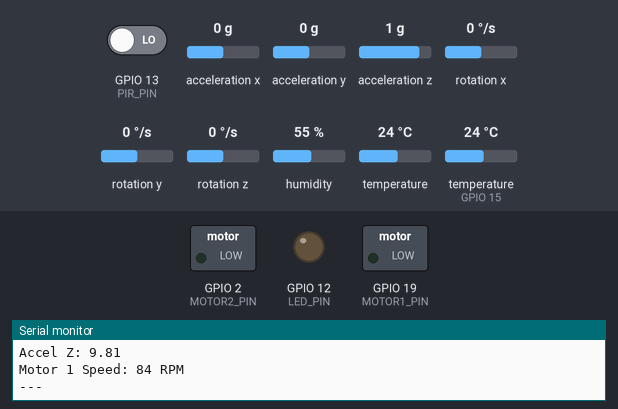
A sketch run on a simulated ESP32. On the bench: switched loads named in the sketch (green lamp = pin HIGH), output pins drawn as LEDs (lit = HIGH), the last lines printed to the serial monitor. The inputs (shaded band) are chosen by the test bench; at power-on: GPIO 13 (PIR_PIN) LOW, temperature (sensor on GPIO 15) 24 °C, acceleration x 0 g, acceleration y 0 g, acceleration z 1 g, rotation x 0 °/s, rotation y 0 °/s, rotation z 0 °/s, humidity 55 %, temperature 24 °C. WiFi joins after 1.5 s; servers stay silent unless stated; web services answer with replies made up by the test bench.

Above: at 3.2 s.
3.3 s: GPIO 13 (PIR_PIN) driven HIGH
At 3.9 s:
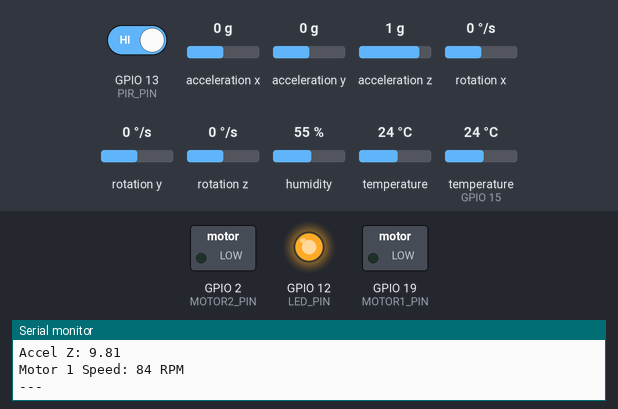
4.8 s: temperature (sensor on GPIO 15) set to 41 °C
Timing chart, 0 to 7.8 s (numbered marks = the images above; inputs shaded):
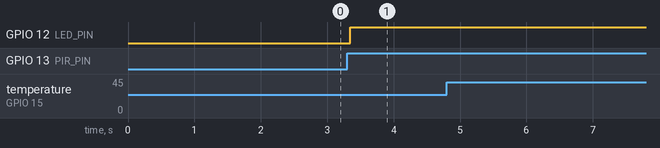

The sketch:

sketch.ino
```cpp
#include <WiFi.h>
#include <HTTPClient.h>
#include <Wire.h>
#include <Adafruit_MPU6050.h>
#include <Adafruit_Sensor.h>
#include "DHTesp.h"
#include <Stepper.h> // Stepper motor library
#include <Arduino.h>

#define MOTOR1_PIN 19
#define MOTOR2_PIN 2

// WiFi Credentials
const char* ssid = "Wokwi-GUEST";
const char* password = "";

// ThingSpeak API
const char* server = "http://api.thingspeak.com/update";
const char* apiKey = "LHZXRY1ELQVI0XGX"; // Replace with your ThingSpeak Write API Key

// DHT22 Sensor
const int DHT_PIN = 15; // Data pin connected to GPIO 15
DHTesp dhtSensor;

// MPU6050
Adafruit_MPU6050 mpu;

// PIR Sensor
const int PIR_PIN = 13;
const int LED_PIN = 12; // LED connected to GPIO 12

// Stepper Motors
const int stepsPerRevolution = 200;
Stepper stepper1(stepsPerRevolution, 18, 19, 21, 22); // Motor 1 pins
Stepper stepper2(stepsPerRevolution, 13, 12, 14, 27); // Motor 2 pins
int delaySpeed = 10;

void Task1(void *pvParameters) {
  while (true) {
    Serial.println("Task 1 running on Core: " + String(xPortGetCoreID()));
    // Read data from PIR sensor
  int motion = digitalRead(PIR_PIN);

  // Read data from MPU6050
  sensors_event_t accel, gyro, temp;
  mpu.getEvent(&accel, &gyro, &temp);

  // Control LED based on motion
  if (motion == HIGH) {
    digitalWrite(LED_PIN, HIGH); // Turn LED on
  } else {
    digitalWrite(LED_PIN, LOW); // Turn LED off
  }
  TempAndHumidity dhtData = dhtSensor.getTempAndHumidity();
  float temperature = dhtData.temperature;
  float humidity = dhtData.humidity;


  // Log sensor readings to the Serial Monitor
  Serial.println("Temperature: " + String(temperature) + "°C");
  Serial.println("Humidity: " + String(humidity) + "%");
  Serial.println("Motion: " + String(motion));
  Serial.println("Accel X: " + String(accel.acceleration.x));
  Serial.println("Accel Y: " + String(accel.acceleration.y));
  Serial.println("Accel Z: " + String(accel.acceleration.z));
  Serial.println("Motor 1 Speed: " + String(100-delaySpeed) + " RPM");

  Serial.println("---");

  // Send data to ThingSpeak
  if (WiFi.status() == WL_CONNECTED) {
    HTTPClient http;
    String url = String(server) + "?api_key=" + apiKey +
                 "&field1=" + String(temperature) +         // Field 1: Temperature
                 "&field2=" + String(humidity) +            // Field 2: Humidity
                 "&field3=" + String(motion) +              // Field 3: Motion detected
                 "&field4=" + String(accel.acceleration.x) + // Field 4: Acceleration X
                 "&field5=" + String(accel.acceleration.y) + // Field 5: Acceleration Y
                 "&field6=" + String(accel.acceleration.z);  // Field 6: Acceleration Z

    http.begin(url);
    int httpResponseCode = http.GET();

    if (httpResponseCode > 0) {
      Serial.print("ThingSpeak Response: ");
      Serial.println(httpResponseCode);
    } else {
      Serial.print("Error sending data to ThingSpeak: ");
      Serial.println(http.errorToString(httpResponseCode));
    }
    http.end();
  } else {
    Serial.println("WiFi not connected!");
  }

  }
  // Enter light sleep for 15 seconds
  esp_sleep_enable_timer_wakeup(15000000); // Time in microseconds
  Serial.println("Entering light sleep for 15 seconds...");
  esp_light_sleep_start();
  Serial.println("Woke up from light sleep!");
}

void Task2(void *pvParameters) {
  while (true) {
    Serial.println("Task 2 running on Core: " + String(xPortGetCoreID()));
    // Read data from DHT22

  for (int i = 0; i < 200; i++) {
    digitalWrite(MOTOR1_PIN, HIGH);
    digitalWrite(MOTOR1_PIN, LOW);
    TempAndHumidity dhtData = dhtSensor.getTempAndHumidity();
  float temperature = dhtData.temperature;

  delaySpeed = temperature == 0 ? 50:400/temperature;

  if (delaySpeed < 5 && delaySpeed>0){
    delaySpeed = 5;
  }
  if (delaySpeed > 50 || delaySpeed<0){
    delaySpeed = 50;
  }
    delay(delaySpeed);
  }
  for (int i = 0; i < 200; i++) {
    digitalWrite(MOTOR2_PIN, HIGH);
    digitalWrite(MOTOR2_PIN, LOW);
    TempAndHumidity dhtData = dhtSensor.getTempAndHumidity();
  float temperature = dhtData.temperature;

  delaySpeed = temperature == 0 ? 50:400/temperature;

  if (delaySpeed < 5 && delaySpeed>0){
    delaySpeed = 5;
  }
  if (delaySpeed > 50 || delaySpeed<0){
    delaySpeed = 50;
  }
    delay(delaySpeed);
  }

  }
}


void setup() {


   // // Initialize Stepper Motors
  stepper1.setSpeed(50); // Default speed
  stepper2.setSpeed(90); // Default speed
  Serial.begin(115200);
  pinMode(MOTOR1_PIN, OUTPUT);
  pinMode(MOTOR2_PIN, OUTPUT);

  // Connect to WiFi
  Serial.println("Connecting to WiFi...");
  WiFi.begin(ssid, password);
  while (WiFi.status() != WL_CONNECTED) {
    delay(1000);
    Serial.print(".");
  }
  Serial.println("\nConnected to WiFi");

  // Initialize DHT22 Sensor
  dhtSensor.setup(DHT_PIN, DHTesp::DHT22);

  // Initialize PIR Sensor
  pinMode(PIR_PIN, INPUT);

  // Initialize LED
  pinMode(LED_PIN, OUTPUT);
  digitalWrite(LED_PIN, LOW);

  // Initialize MPU6050
  if (!mpu.begin()) {
    Serial.println("Failed to find MPU6050 chip");
    while (1) {
      delay(10);
    }
  }
  mpu.setAccelerometerRange(MPU6050_RANGE_8_G);
  mpu.setGyroRange(MPU6050_RANGE_500_DEG);
  mpu.setFilterBandwidth(MPU6050_BAND_21_HZ);


  // Create Task1 on Core 1
  xTaskCreatePinnedToCore(
      Task1,    // Function to execute
      "Task1",  // Name of the task
      10000,    // Stack size in bytes
      NULL,     // Task input parameter
      1,        // Priority of the task
      NULL,     // Task handle
      1);       // Core 1

  // Create Task2 on Core 0
  xTaskCreatePinnedToCore(
      Task2,    // Function to execute
      "Task2",  // Name of the task
      10000,    // Stack size in bytes
      NULL,     // Task input parameter
      1,        // Priority of the task
      NULL,     // Task handle
      0);       // Core 0

}


void loop() {
  // The loop can remain empty if tasks handle everything
}
```

Measured:
- after the input at 3.3 s, GPIO 12 (LED_PIN): LOW → HIGH after 0.05 s
